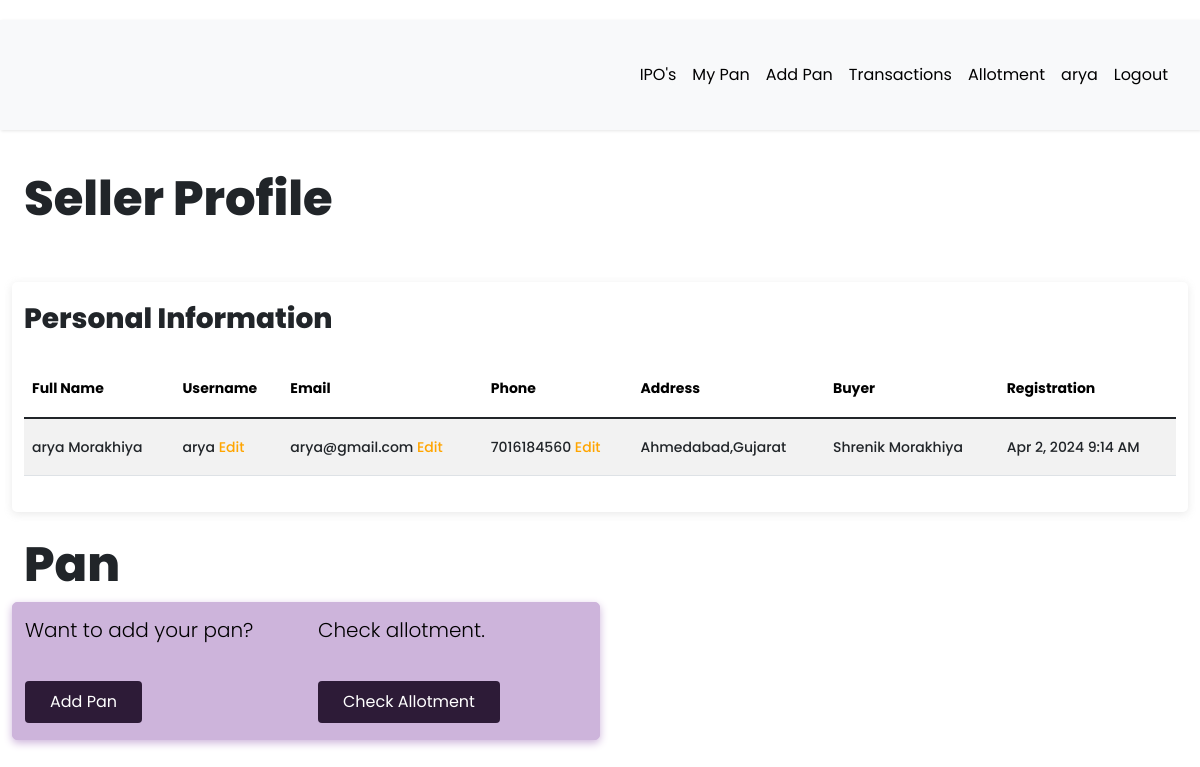
Page /seller/profile (signed in) on the earlier database version.
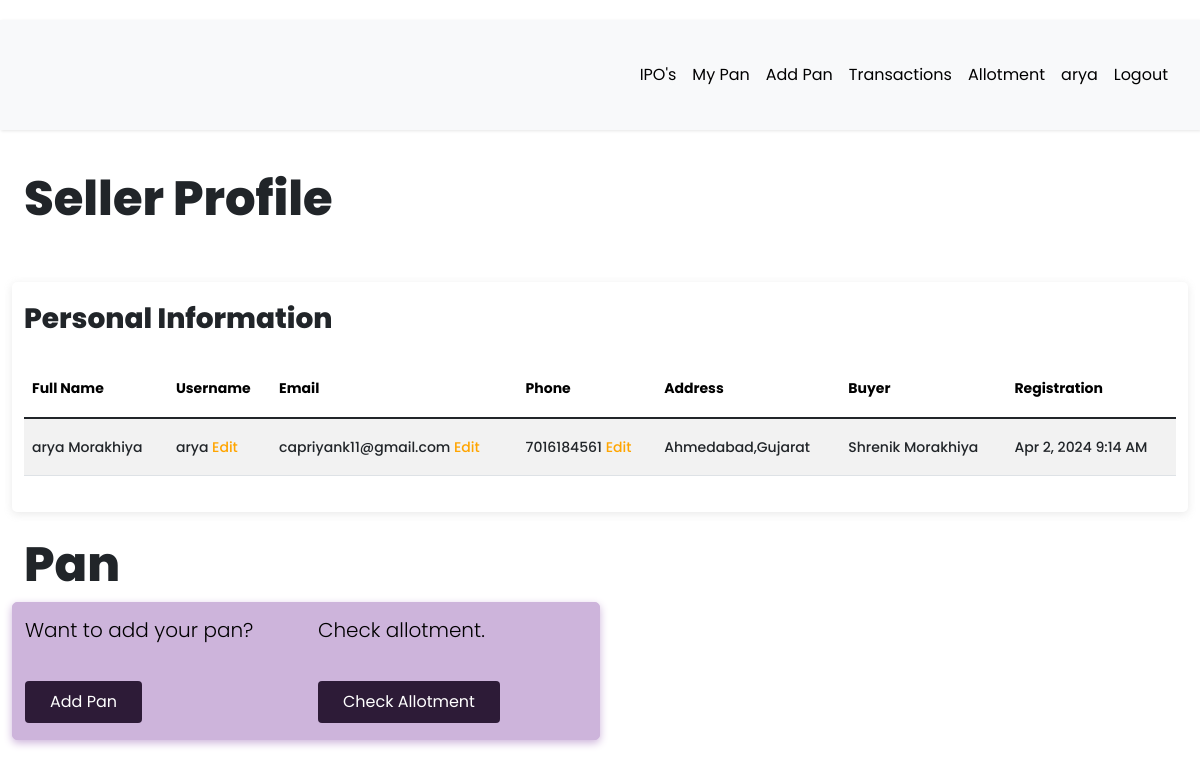
Same page on the later database version.
### app/models.py (models this page shows, shortened)
class User(db.Model, UserMixin):
    __tablename__ = "user"
    id = db.Column(db.Integer, primary_key=True)
    first_name = db.Column(db.String(64), index=True, default="First Name", nullable=False)
    last_name = db.Column(db.String(64), index=True, default="Last Name", nullable=False)
    username = db.Column(db.String(64), index=True, unique=True, nullable=False)
    email = db.Column(db.String(128), index=True, unique=True, nullable=False)
    password_hash = db.Column(db.String(128))
    confirm_password = db.Column(db.String(128))
    phone_number = db.Column(db.String(20), default="7016184560", nullable=False)
    verification_phone = db.Column(db.String(20))
    active = db.Column(db.Boolean, nullable=False, default=True)
    delete_account = db.Column(db.Boolean, default=False)
    registered_at = db.Column(db.DateTime, default=datetime.utcnow, nullable=False)
    emails = db.relationship("Email", backref="author", lazy="dynamic")
    type = db.Column(db.String(64))
    __mapper_args__ = {"polymorphic_identity": "user", "polymorphic_on": "type"}
    @property
    def is_active(self):
        return self.active

### app/routes.py (the view)
@app.route("/seller/profile", methods=["GET", "POST"])
@login_required
def seller_profile():
    if current_user.type == "seller":
        username_form = EditUsernameForm()
        email_form = EditEmailForm()
        phone_form = EditPhoneForm()
        if request.method == "GET":
            username_form.username.data = current_user.username
            email_form.email.data = current_user.email
            phone_form.phone.data = current_user.phone_number
        if username_form.validate_on_submit() and username_form.username.data:
            current_user.username = username_form.username.data
            db.session.commit()
            flash("Username updated.")
            return redirect(url_for("seller_profile"))
        if email_form.validate_on_submit() and email_form.email.data:
            current_user.email = email_form.email.data
            db.session.commit()
            flash("Email updated.")
            return redirect(url_for("seller_profile"))
        if phone_form.validate_on_submit() and phone_form.phone.data:
            current_user.phone_number = phone_form.phone.data
            db.session.commit()
            flash("Phone number updated.")
            return redirect(url_for("seller_profile"))
        return render_template(
            "seller/profile.html",
            title="Seller Profile",
            username_form=username_form,
            email_form=email_form,
            phone_form=phone_form,
        )
    else:
        return flash_message()

### app/models.py (called while the page is built)
@login.user_loader
def load_user(id):
    return User.query.get(int(id))

### app/templates/seller/profile.html (shortened to what this page needs)
{% extends 'base.html' %}
{% import 'bootstrap/wtf.html' as wtf %}
{% block current_user_content %}
<div class="container-fluid content">
    <h1 class="mt-4">{{ title }}</h1><br>
    <div class="row">
        <div class="col-md-12 profile mb-4">
            <h3 class="mb-4">Personal Information</h3>
            <div class="table-responsive">
                <table class="table table-striped">
                    <thead>
                        <tr>
                            <th>Full Name</th>
                            <th>Username</th>
                            <th>Email</th>
                            <th>Phone</th>
                            <th>Address</th>
                            <th>Buyer</th>
                            <th>Registration</th>
                        </tr>
                    </thead>
                    <tbody>
                        <tr>
                            <td>{{ current_user.first_name }} {{ current_user.last_name }}</td>
                            <td>
                                {{ current_user.username }}
                                <a href="#" data-bs-toggle="modal" data-bs-target="#exampleModalCenter">Edit</a>
                            </td>
                            <td>
                                {{ current_user.email }}
                                <a href="#"data-bs-toggle="modal" data-bs-target="#emailModalCenter">Edit</a>
                            </td>
                            <td>
                                {{ current_user.phone_number }}
                                <a href="#"data-bs-toggle="modal" data-bs-target="#phoneModalCenter">Edit</a>
                            </td>
                            <td>{{ current_user.current_residence }}</td>
                            <td>{{ current_user.buyer.first_name }} {{ current_user.buyer.last_name }}</td>
                            <td>{{ moment(current_user.registered_at).format('lll') }}</td>
                        </tr>
                    </tbody>
                </table>
            </div>
        </div>
    </div>
    <div class="row">
        <h1>Pan</h1>
        <div class="col-md-6 success" style="word-wrap: break-word;">
            <div class="row">
                <div class="col-md-6">
                    <p style="color: black;">
                        Want to add your pan? <br><br>
                        <a class="btn" style="background-color: #2d1b37; color: white; " href=" {{ url_for('add_pan') }} ">
                            Add Pan
                        </a>
                    </p>
                </div>
                <div class="col-md-6">
                    <p style="color: black;">
                        Check allotment. <br><br>
                        <a class="btn" style
                            ="background-color: #2d1b37; color: white;" href=" {{ url_for('checking_allotment') }} ">
                            Check Allotment
                        </a>
                    </p>
            </div>
        </div>
    </div>
    {% endblock %}

### app/templates/base.html (shortened to what this page needs)
<!DOCTYPE html>
<html lang="eng">
<head>
  <link rel="stylesheet" href="https://cdnjs.cloudflare.com/ajax/libs/intl-tel-input/16.0.4/css/intlTelInput.css">
  <link rel="stylesheet" type="text/css" href="https://cdn.datatables.net/1.10.25/css/dataTables.bootstrap5.css">
  <link rel="stylesheet" href="../static/css/navbar.css">
  {% if current_user.is_authenticated %}
  <link rel="stylesheet" type="text/css" href="{{ url_for('static', filename='css/custom_current_user.css') }}"
    alt="52 Not available at this momoent">
  <link href="https://cdn.jsdelivr.net/npm/bootstrap@5.3.3/dist/css/bootstrap.min.css" rel="stylesheet"
>
  <link rel="stylesheet" href="../static/css/main.css">
  <link rel="stylesheet"
    href="https://cdnjs.cloudflare.com/ajax/libs/malihu-custom-scrollbar-plugin/3.1.5/jquery.mCustomScrollbar.min.css">
  {% endif %}
</head>
<body>
    {% if current_user.is_authenticated %}
    {% if current_user.is_active %}
    <div class="wrapper">
      <div id="content">
        <nav class="navbar navbar-expand-lg navbar-light bg-light">
          <div class="container-fluid">
            <div class="collapse navbar-collapse" id="navbarSupportedContent">
              <ul class="nav navbar-nav ms-auto">
                <li class="nav-item">
                  <a class="nav-link {{ 'link_disabled' if request.endpoint == 'view_product' else '' }}"
                    href="{{ url_for('view_product') }}" alt="459 Not available at this moment">IPO's</a>
                </li>
                <li class="nav-item">
                  <a class="nav-link {{ 'link_disabled' if request.endpoint == 'all_pan' else '' }}"
                    href="{{ url_for('all_pan') }}" alt="459 Not available at this moment">My Pan</a>
                </li>
                <li class="nav-item">
                  <a class="nav-link {{ 'link_disabled' if request.endpoint == 'add_pan' else '' }}"
                    href="{{ url_for('add_pan') }}" alt="459 Not available at this moment">Add Pan</a>
                </li>
                {% if current_user.type == "admin" or current_user.type == "buyer" %}
                <li class="nav-item">
                  <a class="nav-link {{ 'link_disabled' if request.endpoint == 'all_sellers' else '' }}"
                    href="{{ url_for('all_sellers') }}" alt="459 Not available at this moment">Transactions</a>
                </li>
                {% else %}
                <li class="nav-item">
                  <a class="nav-link {{ 'link_disabled' if request.endpoint == 'all_transaction' else '' }}"
                    href="{{ url_for('all_transaction') }}" alt="459 Not available at this moment">Transactions</a>
                </li>
                {% endif %}
                <li class="nav-item">
                  <a class="nav-link {{ 'link_disabled' if request.endpoint == 'checking_allotment' else '' }}"
                    href="{{ url_for('checking_allotment') }}" alt="459 Not available at this moment">Allotment</a>
                </li>
                <li class="nav-item ">
                  <a class="nav-link {{ 'link_disabled' if request.endpoint == 'dashboard' else '' }}"
                    href="{{ url_for('dashboard') }}" alt="459 Not available at this moment">{{ current_user.username
                    }}</a>
                </li>
                <li class="nav-item">
                  <a class="nav-link {{ 'link_disabled' if request.endpoint == 'logout' else '' }}"
                    href="{{ url_for('logout') }}" alt="459 Not available at this moment">Logout</a>
                </li>
              </ul>
            </div>
          </div>
        </nav>
        {% block current_user_content %}
        {% endblock %}
      </div>
    </div>
    {% endif %}
    {% endif %}
</body>
</html>

Differences in the rows shown:
changed User "arya": email "arya@gmail.com" → "capriyank11@gmail.com"; phone_number "7016184560" → "7016184561"
